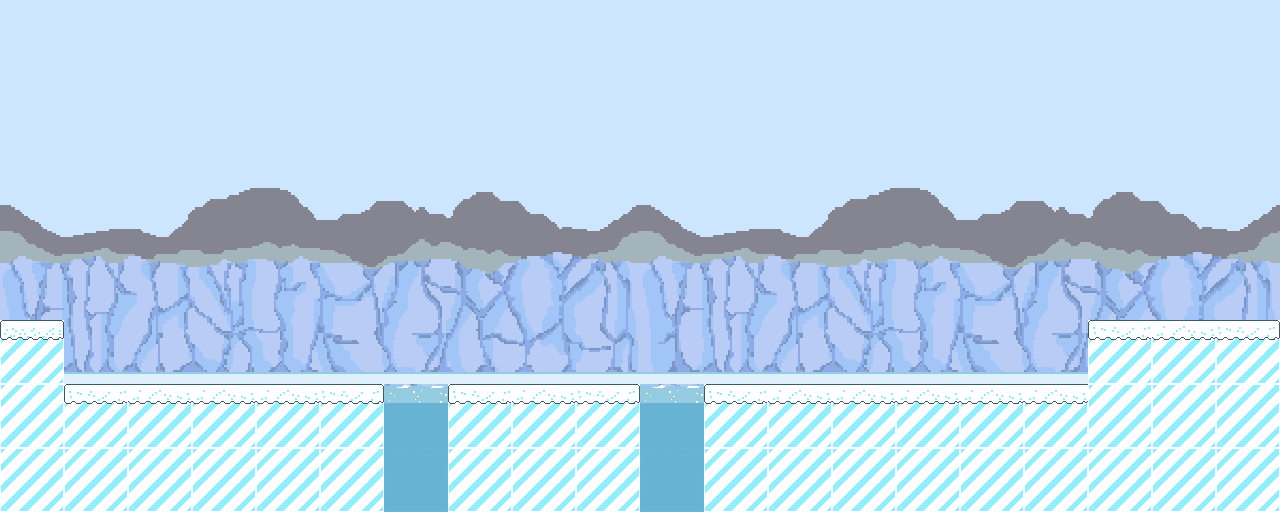

Below is a game level as drawn by its tile map, then a one-line description and the .tmx that defines it (tile-layer data replaced by summaries):
An orthogonal 20x8 tile map with 64x64 px tiles, 3 tile layers (Achtergrond, Tilelaag 2, HardLayer), 6 tilesets and 21 objects (16x sneeuwvloksmall, 4x sneeuwvlokbig, iglo).

<map version="1.0" orientation="orthogonal" renderorder="right-down" width="20" height="8" tilewidth="64" tileheight="64">
 <tileset firstgid="1" name="Sprite-Sheet-Terrain-64x64" tilewidth="64" tileheight="64">
  <image source="../../../_Spreadsheets/Terrain/Sprite-Sheet-Terrain-64x64.png" width="640" height="64" />
 </tileset>
 <tileset firstgid="11" name="Iglo" tilewidth="200" tileheight="150">
  <image source="../../../Iglo/Iglo.png" width="200" height="150" />
 </tileset>
 <tileset firstgid="12" name="64px-Background-Pastel02" tilewidth="64" tileheight="64">
  <image source="../../../_Terrain/Backgrounds/64px-Background-Pastel02.png" width="512" height="320" />
 </tileset>
 <tileset firstgid="52" name="Background01" tilewidth="64" tileheight="64">
  <image source="../../../_Spreadsheets/Backgrounds/Background01.png" width="640" height="320" />
 </tileset>
 <tileset firstgid="102" name="Sneeuwvlok-big-spreadsheet" tilewidth="50" tileheight="50">
  <image source="../../../_Spreadsheets/Items/Sneeuwvlok-big-spreadsheet.png" width="100" height="50" />
 </tileset>
 <tileset firstgid="104" name="Sneeuwvlok-spreadsheet" tilewidth="25" tileheight="25">
  <image source="../../../_Spreadsheets/Items/Sneeuwvlok-spreadsheet.png" width="50" height="25" />
  <tile id="0">
   <properties>
    <property name="sneeuwvlok" value="sneeuwvlok" />
   </properties>
  </tile>
 </tileset>
 <layer name="Achtergrond" width="20" height="8">
  <data>[160 cells, 160 non-empty, 58 distinct tile ids]</data>
 </layer>
 <layer name="Tilelaag 2" width="20" height="8">
  <data>[160 cells, 4 non-empty, 2 distinct tile ids]</data>
 </layer>
 <layer name="HardLayer" width="20" height="8">
  <properties>
   <property name="Hard" value="true" />
  </properties>
  <data>[160 cells, 40 non-empty, 5 distinct tile ids]</data>
 </layer>
 <objectgroup name="Objectlaag 1">
  <object name="iglo" type="iglo" gid="11" x="1079.52" y="319.369" />
 </objectgroup>
 <objectgroup name="sneeuwvlokken">
  <object name="sneeuwvlokbig" type="sneeuwvlokbig" gid="102" x="143" y="314" />
  <object name="sneeuwvloksmall" type="sneeuwvloksmall" gid="104" x="84" y="367" />
  <object name="sneeuwvloksmall" type="sneeuwvloksmall" gid="104" x="15" y="306" />
  <object name="sneeuwvloksmall" type="sneeuwvloksmall" gid="104" x="149" y="366" />
  <object name="sneeuwvloksmall" type="sneeuwvloksmall" gid="104" x="212" y="365" />
  <object name="sneeuwvloksmall" type="sneeuwvloksmall" gid="104" x="275" y="365" />
  <object name="sneeuwvloksmall" type="sneeuwvloksmall" gid="104" x="337" y="363" />
  <object name="sneeuwvloksmall" type="sneeuwvloksmall" gid="104" x="468" y="365" />
  <object name="sneeuwvloksmall" type="sneeuwvloksmall" gid="104" x="532" y="366" />
  <object name="sneeuwvloksmall" type="sneeuwvloksmall" gid="104" x="594" y="364" />
  <object name="sneeuwvloksmall" type="sneeuwvloksmall" gid="104" x="658" y="494" />
  <object name="sneeuwvloksmall" type="sneeuwvloksmall" gid="104" x="403" y="496" />
  <object name="sneeuwvloksmall" type="sneeuwvloksmall" gid="104" x="722" y="367" />
  <object name="sneeuwvloksmall" type="sneeuwvloksmall" gid="104" x="778" y="328" />
  <object name="sneeuwvloksmall" type="sneeuwvloksmall" gid="104" x="914" y="363" />
  <object name="sneeuwvloksmall" type="sneeuwvloksmall" gid="104" x="851" y="365" />
  <object name="sneeuwvloksmall" type="sneeuwvloksmall" gid="104" x="1042" y="363" />
  <object name="sneeuwvlokbig" type="sneeuwvlokbig" gid="102" x="523" y="312" />
  <object name="sneeuwvlokbig" type="sneeuwvlokbig" gid="102" x="325" y="313" />
  <object name="sneeuwvlokbig" type="sneeuwvlokbig" gid="102" x="962" y="312" />
 </objectgroup>
</map>